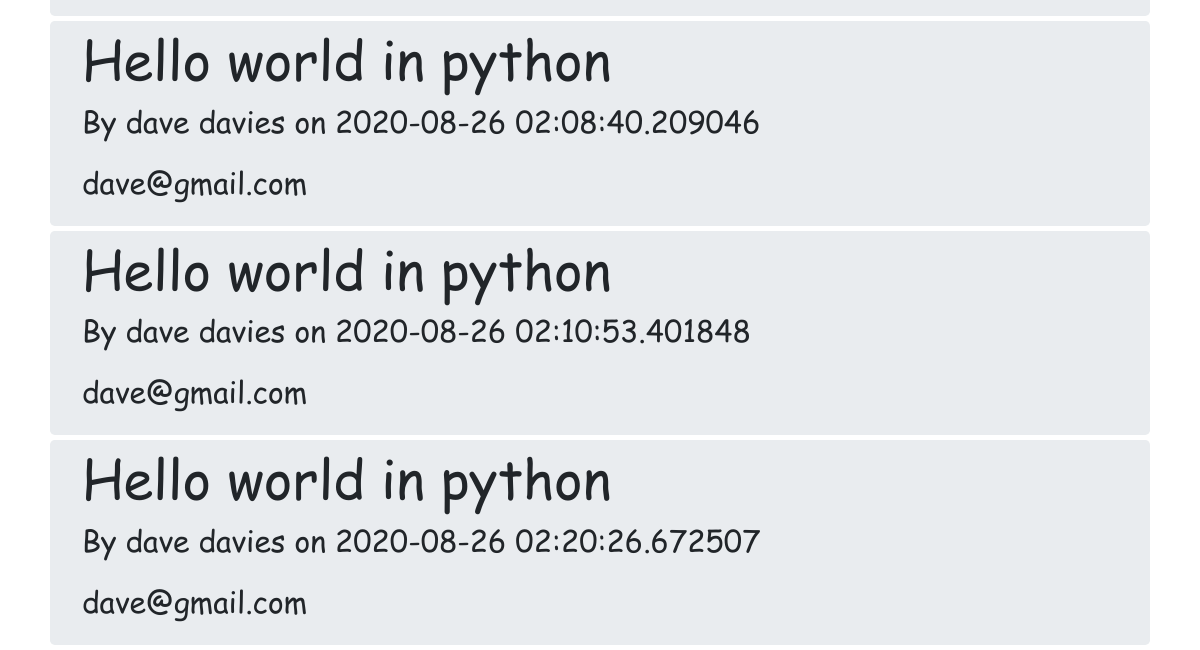
The app's page /blogs (lower part), older data.
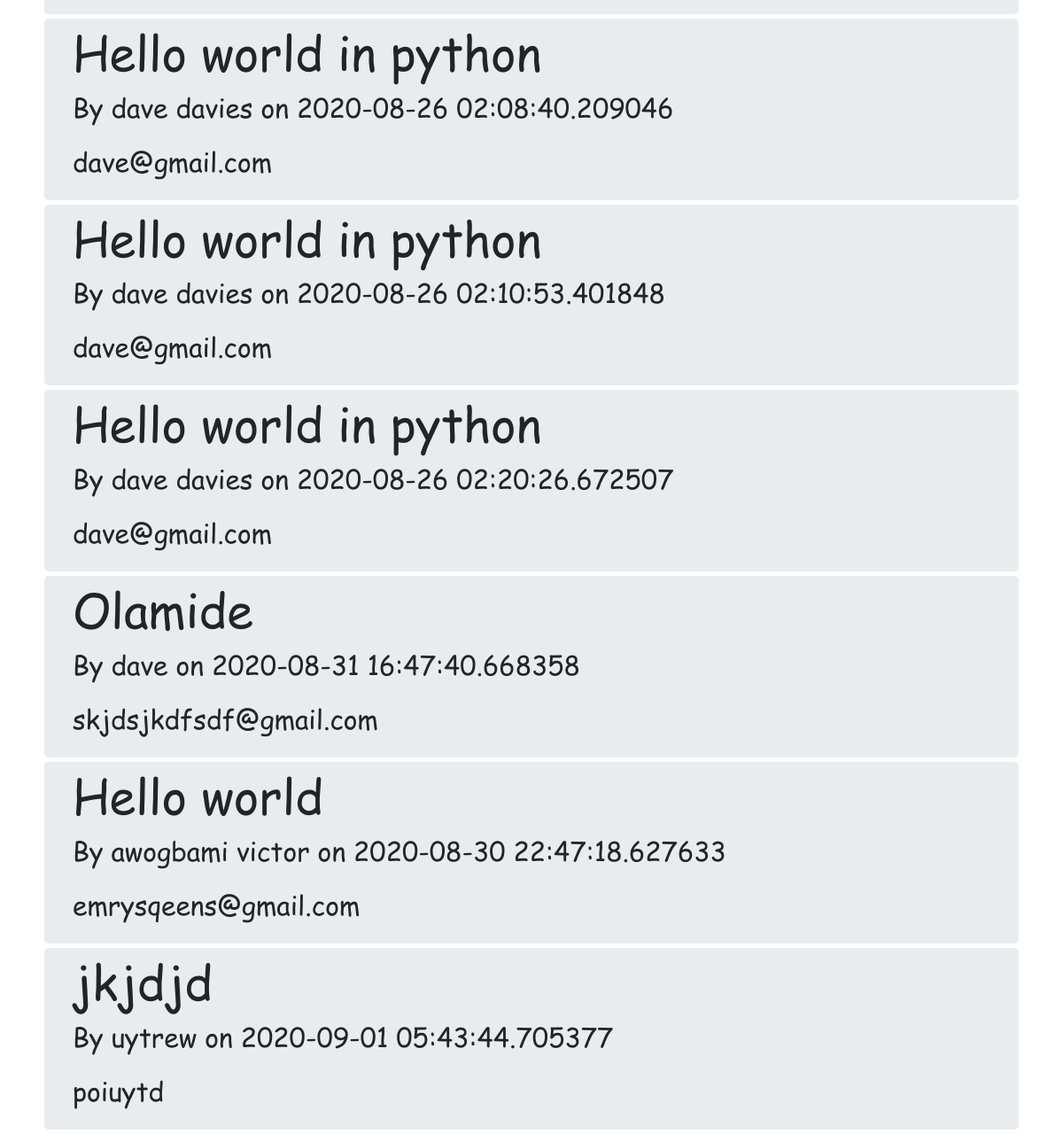
The same page, newer data.
### models.py (models this page shows, shortened)
class Blog(db.Model):
    __tablename__ = 'valid_blogs'
    id = db.Column(db.Integer, primary_key=True)
    name = db.Column(db.String(120), nullable=False, unique=False)
    email = db.Column(db.String(35), nullable=False, unique=False)
    title=db.Column(db.String(255), nullable=False, unique=False)
    date = db.Column(db.DateTime, nullable=False, default=datetime.datetime.utcnow())
    content = db.Column(db.Text, nullable=False, unique=True)

### app.py (the view)
@app.route('/blogs', methods=['POST', 'GET'])
def blogs():
    if request.method == 'POST':
        v = json.loads(request.form['data'])
        time.sleep(5)
        blog = TempBlog.query.get(v['num']) if v['admin'] == 'True' else Blog.query.get(v['num'])
        return jsonify(
            {'id': blog.id, 'title': blog.title, 'name': blog.name, 'email': blog.email, 'date': blog.date,
             'content': blog.content})
    else:
        blogs = Blog.query.all()
        return render_template('blogs.html', blogs=blogs, admin=False, bl='active')

### templates/blogs.html (shortened to what this page needs)
{% extends 'base.html' %}
{% block style %}
<link rel="stylesheet" href="{{url_for('static',filename='styles/blogs.css')}}"> {% endblock %}
{% block body %}
<div class="container">
    {% for blog in blogs %}
    <div class="jumbotron flex justify-content-center align-items-center per-blog div-blog " id="blog-{{blog['id']}}" data-toggle="modal"
                                                                        data-target="#exampleModalCenter" data-blog="{{blog['id']}}" >
        <h2 class="title">{{blog['title'] | safe }}</h2>
        <p>By {{blog['name']}} on {{blog['date']}} </p>
        <p>{{blog['email']}}</p>
    </div>
    {% endfor %}
</div>
{% endblock %}

### templates/base.html (shortened to what this page needs)
<!DOCTYPE html>
<html lang="en">
<head>
  <link rel="stylesheet" href="{{url_for('static',filename='bootstrap/bootstrap.min.css')}}">
  <link rel="stylesheet" href="{{url_for('static',filename='styles/base.css')}}">
  {% block style %} {% endblock %}
</head>
<body>
  <div id="container" class="container-full-bg" width="100%">
    {% block body %}
    {% endblock %}
  </div>
</body>
</html>

### static/styles/base.css (style rules this page uses)
body * { font-family: Comic Sans Ms; font-size:2.0vw; }
p { font-size:2.0vw; }
h2 { font-size: 4.5vw; }
#container { margin:none; height:100%; }

### static/styles/blogs.css (style rules this page uses)
.per-blog { margin: 5px; padding-top:5px; padding-bottom:5px; }
.per-blog>ul,a,p { font-size: 2.5vw; }

Row changes from the older to the newer data that the page shows:
added Blog: title "Olamide", name "dave", date "2020-08-31 16:47:40.668358", email "skjdsjkdfsdf@gmail.com"
added Blog: title "Hello world", name "awogbami victor", date "2020-08-30 22:47:18.627633", email "emrysqeens@gmail.com"
added Blog: title "jkjdjd", name "uytrew", date "2020-09-01 05:43:44.705377", email "poiuytd"
